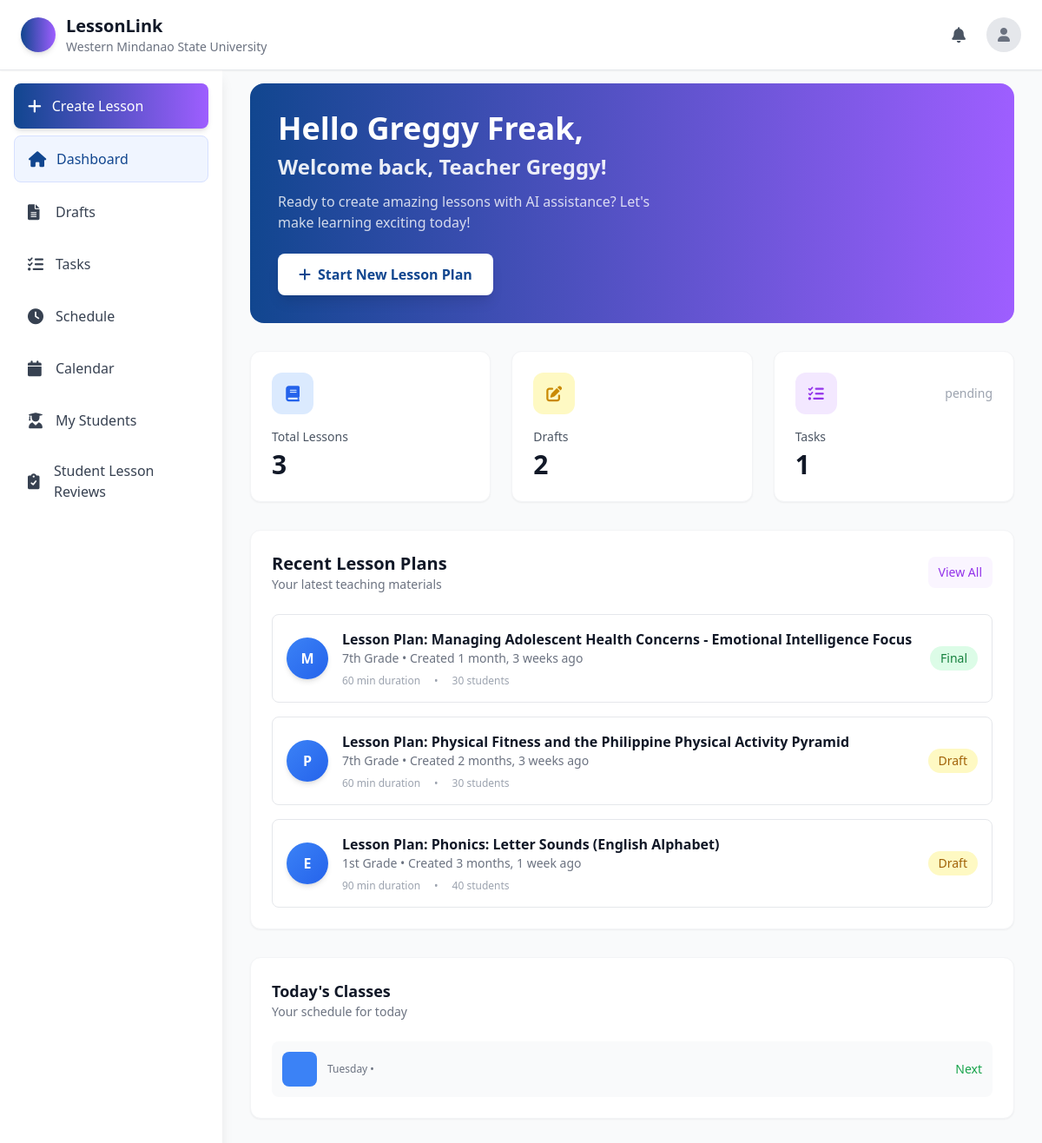
/dashboard/ (signed in), run on an earlier commit of the app's database.
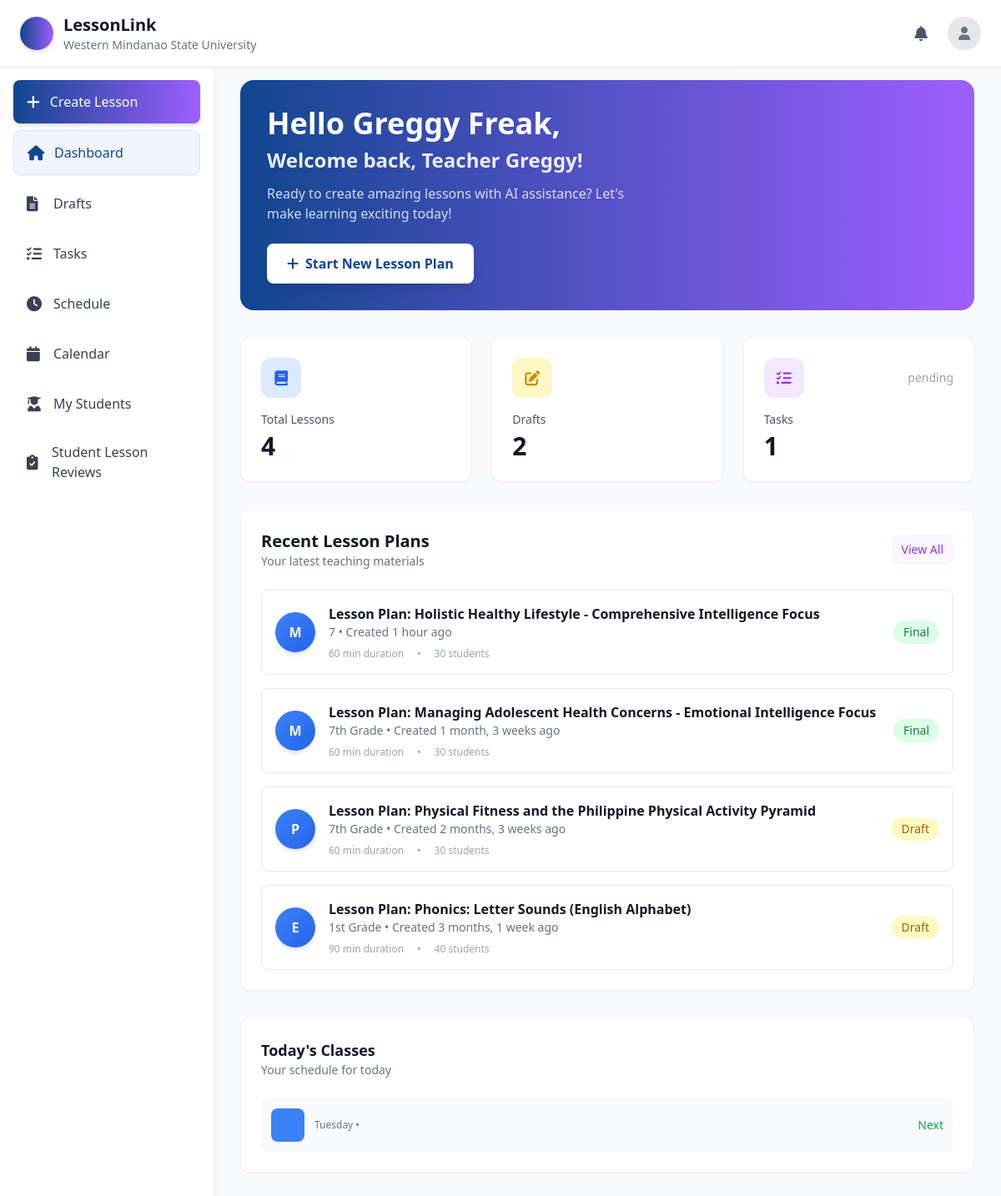
And on a later commit of the database.
### lessonGenerator/models.py (models this page shows, shortened)
class LessonPlan(models.Model):
    DRAFT = 'draft'
    FINAL = 'final'
    STATUS_CHOICES = [
        (DRAFT, 'Draft'),
        (FINAL, 'Final'),
    ]
    INTELLIGENCE_TYPE_CHOICES = [
        ('comprehensive', 'Comprehensive (IQ+EQ+SQ+AQ)'),
        ('cognitive', 'Cognitive Focus (IQ) - Logical & Analytical'),
        ('emotional', 'Emotional Focus (EQ) - Self & Social Awareness'),
        ('social', 'Social Focus (SQ) - Collaboration & Communication'),
        ('resilience', 'Resilience Focus (AQ) - Perseverance & Adaptability'),
        ('differentiated', 'Differentiated Mix - All Types with Varied Activities'),
    ]
    title = models.CharField(max_length=200)
    subject = models.CharField(max_length=100)
    grade_level = models.CharField(max_length=50)
    quarter = models.CharField(max_length=50, blank=True)
    duration = models.IntegerField(help_text="Duration in minutes")
    population = models.IntegerField(help_text="Number of students")
    learning_objectives = models.TextField()
    subject_matter = models.TextField()
    materials_needed = models.TextField()
    introduction = models.TextField()
    instruction = models.TextField()
    application = models.TextField()
    evaluation = models.TextField()
    assessment = models.TextField()
    melc_code = models.CharField(max_length=50, blank=True)
    content_standard = models.TextField(blank=True)
    performance_standard = models.TextField(blank=True)
    learning_competency = models.TextField(blank=True)
    values_integration = models.TextField(blank=True)
    cross_curricular = models.TextField(blank=True)
    generated_content = models.TextField()
    status = models.CharField(max_length=10, choices=STATUS_CHOICES, default=DRAFT)
    auto_approved = models.BooleanField(default=False, help_text="Automatically approved for department heads")
    created_by = models.ForeignKey(settings.AUTH_USER_MODEL, on_delete=models.CASCADE)
    created_at = models.DateTimeField(auto_now_add=True)
    updated_at = models.DateTimeField(auto_now=True)
    intelligence_type = models.CharField(
        max_length=20,
        choices=INTELLIGENCE_TYPE_CHOICES,
        default='comprehensive',
        help_text="Type of intelligence to focus lesson plan adaptation on"
    )

### lesson/models.py (models this page shows, shortened)
class Schedule(models.Model):
    DAY_CHOICES = [
        ('monday', 'Monday'),
        ('tuesday', 'Tuesday'),
        ('wednesday', 'Wednesday'),
        ('thursday', 'Thursday'),
        ('friday', 'Friday'),
        ('saturday', 'Saturday'),
        ('sunday', 'Sunday'),
    ]
    user = models.ForeignKey(settings.AUTH_USER_MODEL, on_delete=models.CASCADE, related_name='schedules')
    title = models.CharField(max_length=200, default='New Class')  # Add default
    day = models.CharField(max_length=20, choices=DAY_CHOICES, default='monday')  # Add default
    start_time = models.TimeField(default='08:00:00')  # Add default
    end_time = models.TimeField(default='09:00:00')  # Add default
    instructor = models.CharField(max_length=200, default='Instructor')  # Add default
    color = models.CharField(max_length=20, default='#3b82f6')
    description = models.TextField(blank=True, null=True)
    created_at = models.DateTimeField(default=timezone.now)  # Changed from auto_now_add=True
    updated_at = models.DateTimeField(auto_now=True)
    class Meta:
        ordering = ['day', 'start_time']
        unique_together = ['user', 'day', 'start_time', 'end_time']

### lesson/views.py (the view)
# urls.py: path('dashboard/', dashboard, name='dashboard'),
@login_required
def dashboard(request):
    if hasattr(request, 'user') and request.user.is_authenticated:
        user_role = request.user.role
        if user_role == "Department Head":
            messages.info(request, "Redirected to Department Head dashboard")
            return redirect('Dep_Dash')
        elif user_role == "Student Teacher":
            messages.info(request, "Redirected to Student Teacher dashboard")
            return redirect('st_dash')
        elif user_role in ["Admin", "Supervisor"]:
            messages.info(request, "Redirected to Admin dashboard")
            return redirect('admin_dashboard')
    user = request.user
    if not request.session.get('welcome_shown'):
        messages.success(request, f"Welcome back, {user.first_name}!")
        request.session['welcome_shown'] = True
    from lessonGenerator.models import LessonPlan
    total_lesson_plans = LessonPlan.objects.filter(created_by=user).count()
    draft_lesson_plans = LessonPlan.objects.filter(created_by=user, status='draft').count()
    total_tasks = Task.objects.filter(user=user).count()
    recent_lesson_plans = LessonPlan.objects.filter(created_by=user).order_by('-created_at')[:5]
    supervised_students = []
    if user.role == 'Teacher':
        supervised_students = User.objects.filter(
            supervising_teacher=user,
            is_active=True,
            role='Student Teacher'
        ).select_related('school').order_by('first_name', 'last_name')
        print(f"DEBUG: Teacher {user.email} has {supervised_students.count()} students")
        for student in supervised_students:
            print(f"DEBUG: Student - {student.email}")
    from django.utils import timezone
    today = timezone.localtime(timezone.now()).strftime('%A').lower()
    todays_schedule = Schedule.objects.filter(user=user, day=today).order_by('start_time')
    return render(request, 'dashboard.html', {
        'user': user,
        'full_name': user.full_name,
        'total_tasks': total_tasks,
        'total_lesson_plans': total_lesson_plans,
        'draft_lesson_plans': draft_lesson_plans,
        'recent_lesson_plans': recent_lesson_plans,
        'todays_schedule': todays_schedule,
        'today_display': timezone.localtime(timezone.now()).strftime('%A'),  # For display
        'supervised_students': supervised_students,  # ADD THIS LINE
    })

### lesson/context_processors.py (called while the page is built)
def user_school_info(request):
    if request.user.is_authenticated:
        try:
            return {
                'user_school': request.user.school,
            }
        except Exception as e:
            print(f"Context processor error: {e}")
            return {}
    return {}

### lesson/models.py (called while the page is built)
    @property
    def full_name(self):
        parts = [self.first_name]
        if self.middle_name:
            parts.append(self.middle_name)
        parts.append(self.last_name)
        return ' '.join(parts).strip()

### lesson/templates/Dashboard.html (shortened to what the changed rows need)
<!DOCTYPE html>
<html lang="en">
<head>
    <script src="https://cdn.tailwindcss.com"></script>
    <link href="https://cdnjs.cloudflare.com/ajax/libs/font-awesome/6.0.0/css/all.min.css" rel="stylesheet">
</head>
<body class="bg-gray-50 min-h-screen">
    <header class="bg-white shadow-sm border-b fixed top-0 left-0 right-0 z-40">
        <div class="flex items-center justify-between px-4 py-3 md:px-6 md:py-4">
            <div class="flex items-center space-x-3 flex-1 md:flex-none">
                <div class="hidden sm:block">
                    <h1 class="text-xl font-bold text-gray-900">LessonLink</h1>
                </div>
            </div>
        </div>
    </header>
    <div class="flex pt-16">
        <main class="flex-1 p-4 md:p-6 lg:p-8 max-w-full md:ml-64">
            <div class="bg-gradient-to-r from-[#11468F] to-[#9E5EFF] rounded-2xl p-6 md:p-8 text-white mb-8">
                <div>
                    <h2 class="text-2xl md:text-3xl lg:text-4xl font-bold mb-2">Hello {{ user.first_name }} {{ user.last_name }},</h2>
                </div>
            </div>
            <div class="grid grid-cols-1 sm:grid-cols-2 lg:grid-cols-3 gap-4 md:gap-6 mb-8">
                <div class="bg-white rounded-xl p-6 shadow-sm hover:shadow-md transition-shadow border border-gray-100">
                    <div class="flex items-center justify-between mb-4">
                        <div class="w-12 h-12 bg-blue-100 rounded-xl flex items-center justify-center">
                        </div>
                    </div>
                    <h3 class="text-gray-600 font-medium text-sm mb-1">Total Lessons</h3>
                    <p class="text-3xl font-bold text-gray-900">{{ total_lesson_plans }}</p>
                </div>
            </div>
            <div class="grid grid-cols-1 xl:grid-cols-3 gap-6 lg:gap-8">
                <div class="xl:col-span-2 bg-white rounded-xl shadow-sm border border-gray-100 p-6">
                    <div class="space-y-4">
                        {% for lesson_plan in recent_lesson_plans %}
                        <div
                            class="flex items-center space-x-4 p-4 border border-gray-200 rounded-lg hover:border-purple-200 transition-colors">
                            <div
                                class="w-12 h-12 bg-gradient-to-br from-blue-500 to-blue-600 rounded-full flex items-center justify-center flex-shrink-0 shadow-md">
                                <span class="text-white font-bold">{{ lesson_plan.subject|first|upper }}</span>
                            </div>
                            <div class="flex-1 min-w-0">
                                <h4 class="font-semibold text-gray-900 truncate">{{ lesson_plan.title }}</h4>
                                <p class="text-gray-500 text-sm">{{ lesson_plan.grade_level }} • Created {{ lesson_plan.created_at|timesince }} ago</p>
                                <div class="flex items-center mt-2 space-x-4">
                                    <span class="text-xs text-gray-400">{{ lesson_plan.duration }} min duration</span>
                                    <span class="text-xs text-gray-400">•</span>
                                    <span class="text-xs text-gray-400">{{ lesson_plan.population }} students</span>
                                </div>
                            </div>
                            <span class="px-3 py-1 {% if lesson_plan.status == 'final' %}bg-green-100 text-green-700{% else %}bg-yellow-100 text-yellow-700{% endif %} rounded-full text-sm font-medium">
                                {{ lesson_plan.get_status_display }}
                            </span>
                        </div>
                        {% empty %}
                        <div class="text-center py-8">
                            <i class="fas fa-file-alt text-3xl text-gray-300 mb-3"></i>
                            <p class="text-gray-500">No lesson plans yet. Create your first one!</p>
                        </div>
                        {% endfor %}
                    </div>
                </div>
                <div class="space-y-6">
                    <div class="bg-white rounded-xl shadow-sm border border-gray-100 p-6">
                        <div class="space-y-4">
                            {% for schedule in todays_schedule %}
                            <div class="flex items-center justify-between p-3 {% if forloop.first %}bg-gray-50{% else %}border border-gray-200{% endif %} rounded-lg">
                                <div class="flex items-center space-x-3">
                                    <div class="w-10 h-10 bg-blue-500 rounded-lg flex items-center justify-center">
                                    </div>
                                    <div>
                                        <p class="text-gray-500 text-xs">{{ today_display }} • {{ schedule.time }}</p>
                                    </div>
                                </div>
                                <span class="{% if forloop.first %}text-green-600{% else %}text-gray-600{% endif %} text-sm font-medium">
                                    {% if forloop.first %}Next{% else %}Later{% endif %}
                                </span>
                            </div>
                            {% empty %}
                            <div class="text-center py-4">
                                <i class="fas fa-calendar-day text-xl text-gray-300 mb-2"></i>
                                <p class="text-gray-500 text-sm">No classes scheduled for today</p>
                            </div>
                            {% endfor %}
                        </div>
                    </div>
                </div>
            </div>
        </main>
    </div>
</body>
</html>

What changed in the data, as far as the page shows it:
added LessonPlan: subject|first "M", title "Lesson Plan: Holistic Healthy Lifestyle - Comprehensive Intelligence Focus", grade_level "7", created_at "1 hour", duration "60", population "30", status "Final"
Also different on the page:
{{ total_lesson_plans }}: "3" → "4"
